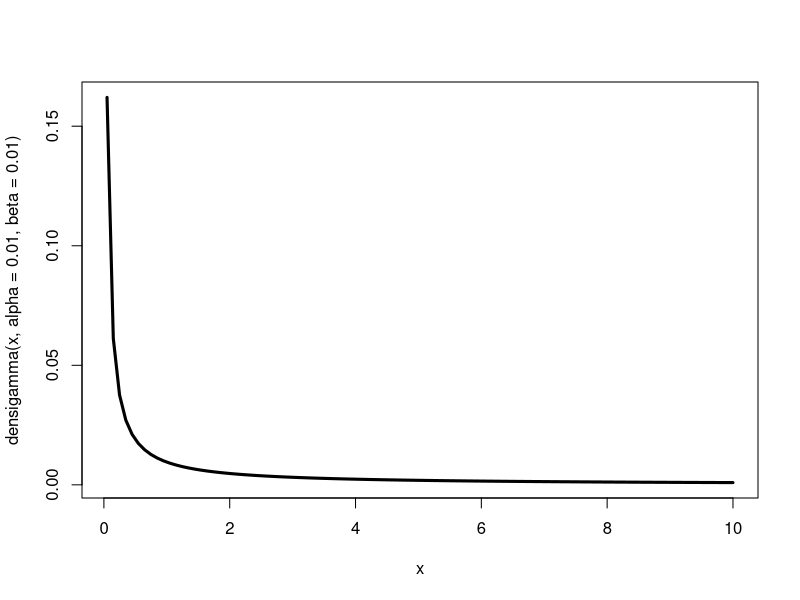
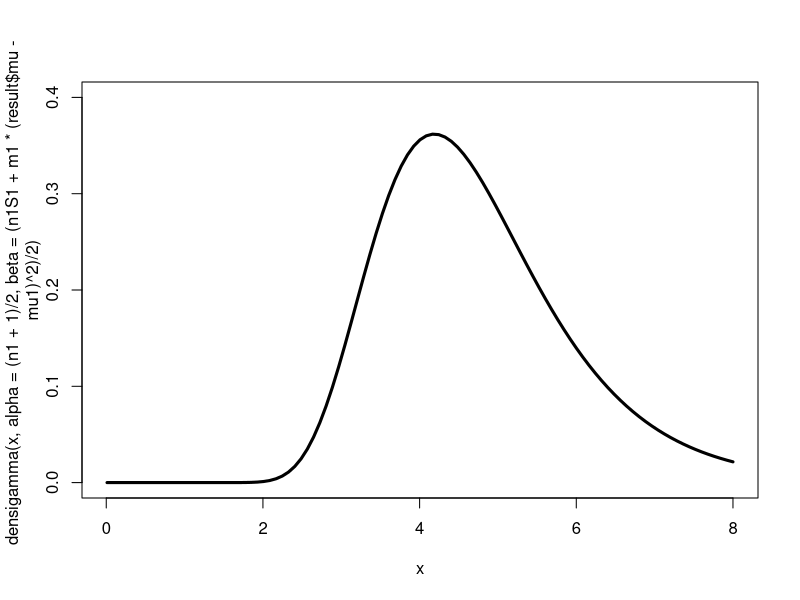
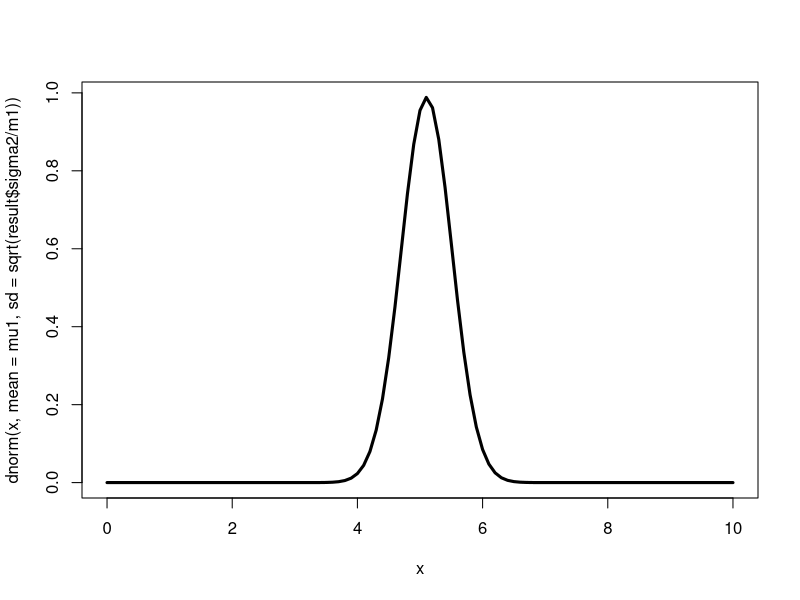

R code for these plots, in order:
# https://toukeier.hatenablog.com/entry/gibbs-sampler-by-r/
library(pscl)

# 観測
heikin <- c(6.0,10.0,7.6,3.5,1.4,2.5,5.6,3.0,2.2,5.0,
            3.3,7.6,5.8,6.7,2.8,4.8,6.3,5.3,5.4,3.3,
            3.4,3.8,3.3,5.7,6.3,8.4,4.6,2.8,7.9,8.9)
mean1 <- mean(heikin)
n <- length(heikin)

x <- seq(0.05,10,0.05)

# 事前分布は逆ガンマ分布
curve(densigamma(x,alpha=0.01, beta=0.01),from=0.05,to=10,lwd=3)

n0 <- 2*0.01
n0S0 <- 2*0.01
S0 <- n0S0/n0

mu0 <- 5
m0 <- 1/4

m1 <- m0+n
n1 <- n0+n　
mu1 <- (n*mean1+m0*mu0)/(m0+n)
Q <- sum((heikin-mean1)^2)
n1S1 <- n0S0+Q+m0*n/(m0+n)*(mean1-mu0)^2

# 分散のサンプリング
# 周辺密度は逆ガンマ分布
my.sigma2 <- function(mu){
  sigma2 <- rigamma(1, alpha=(n1+1)/2, beta=(n1S1+m1*(mu-mu1)^2)/2)
  return(sigma2)
}

# 平均のサンプリング
# 周辺密度は正規分布
my.mu <- function(sigma2){
  mu <- rnorm(1, mean=mu1, sd=sqrt(sigma2/m1))
  return(mu)
}

my.montecarlo <- function(n){
  set.seed(2021018)
  mu <- 5
  new.mu <- 5
  sigma2 <- 4
  for (i in 1:n){
    new.sigma2 <- my.sigma2(new.mu)
    sigma2 <- sigma2 + new.sigma2
    new.mu <- my.mu(new.sigma2)
    mu <- mu + new.mu
  }
  return(list("mu"=mu/n, "sigma2"=sigma2/n))
}

result <- my.montecarlo(100000)
print(result)
curve(densigamma(x, alpha=(n1+1)/2, beta=(n1S1+m1*(result$mu-mu1)^2)/2),from=0.01,to=8.0, ylim=c(0,0.4),lwd=3)
curve(dnorm(x, mean=mu1, sd=sqrt(result$sigma2/m1)),from=0,to=10,lwd=3)
